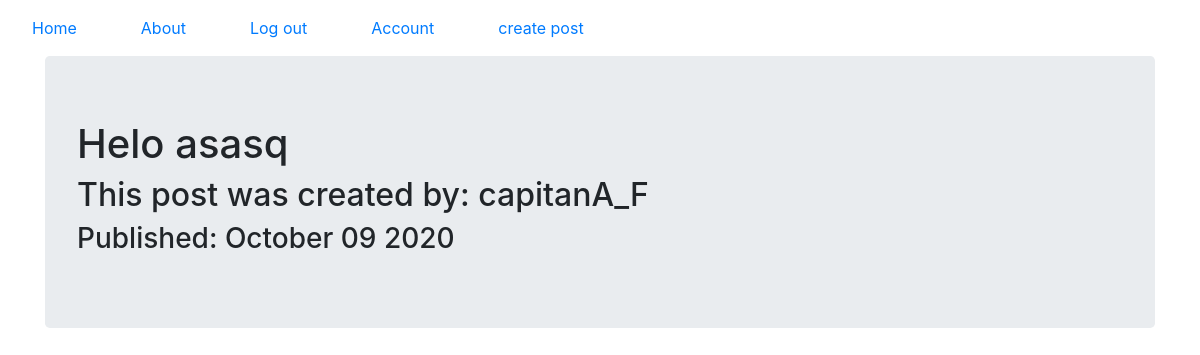
Page /4 (signed in) on the committed database.
### puppyblog/models.py (models this page shows, shortened)
class User(db.Model, UserMixin):
    __tablename__ = "users"
    id = db.Column(db.Integer, unique=True, primary_key=True)
    user_name = db.Column(db.String(64), nullable=False, unique=True, index=True)
    email = db.Column(db.String(64), nullable=False, unique=True, index=True)
    hash_password = db.Column(db.String(128), unique=True, nullable=False)
    profile_image = db.Column(db.String(64), default='default_profile.png')
    blog_post = db.relationship('BlogPost', backref='Author', lazy=True)

class BlogPost(db.Model):
    __tabelname__ = "blogposts"
    users = db.relationship(User)
    id = db.Column(db.Integer, unique=True, primary_key=True)
    user_id = db.Column(db.Integer, db.ForeignKey("users.id"), nullable=False)
    title = db.Column(db.String(128), nullable=False)
    date = db.Column(db.DateTime, nullable=True, default=datetime.utcnow())
    body = db.Column(db.Text(), nullable=False)

### puppyblog/users/views.py (the view)
@users.route("/<user_name>", methods=["POST", "GET"])
def user_post(user_name):
    page = request.args.get("page", 1, type=int)
    user = User.query.filter_by(user_name=user_name).first_or_404()
    blogposts = BlogPost.query.filter_by(Author=user).order_by(BlogPost.date.dec()).paginate(page=page, per_page=5)
    return render_template("user_blog_posts.html", blogpost=blogposts, user=user)

### puppyblog/blog_posts/views.py (called while the page is built)
@blog_posts.route("/<int:blog_post_id>")
def view(blog_post_id):
    blog_post = BlogPost.query.get_or_404(blog_post_id)
    return render_template("blog_post.html", title=blog_post.title, date=blog_post.date, post=blog_post)

### puppyblog/models.py (called while the page is built)
@login_manager.user_loader
def user_loader(user_id):
    return User.query.get(user_id)

### puppyblog/templates/blog_post.html (shortened to what this page needs)
{%extends "base.html"%}
{%block content%}
<div class="jumbotron">
    <h1> Helo {{current_user.user_name}}</h1>
    <h2>This post was created by: {{post.Author.user_name}}</h2>
    <h3> Published: {{post.date.strftime('%B %d %Y')}}</h3>
</div>
</div>
{%endblock%}

### rows in the picture
User: user_name "asasq"
User: Author.user_name "capitanA_F"
BlogPost: date "October 09 2020"
